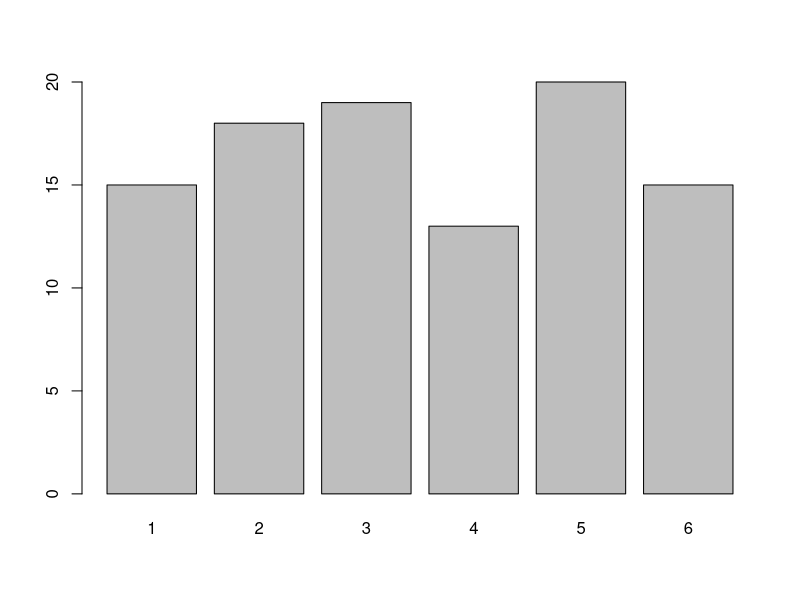
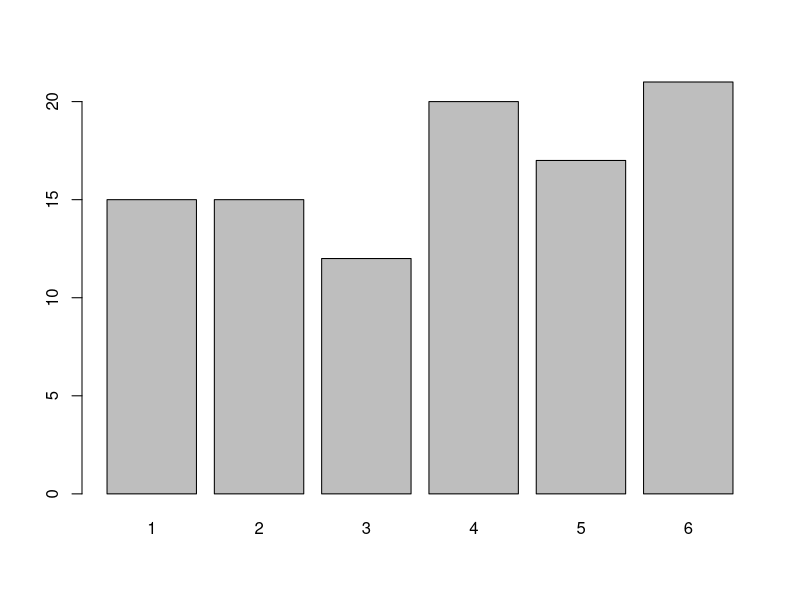
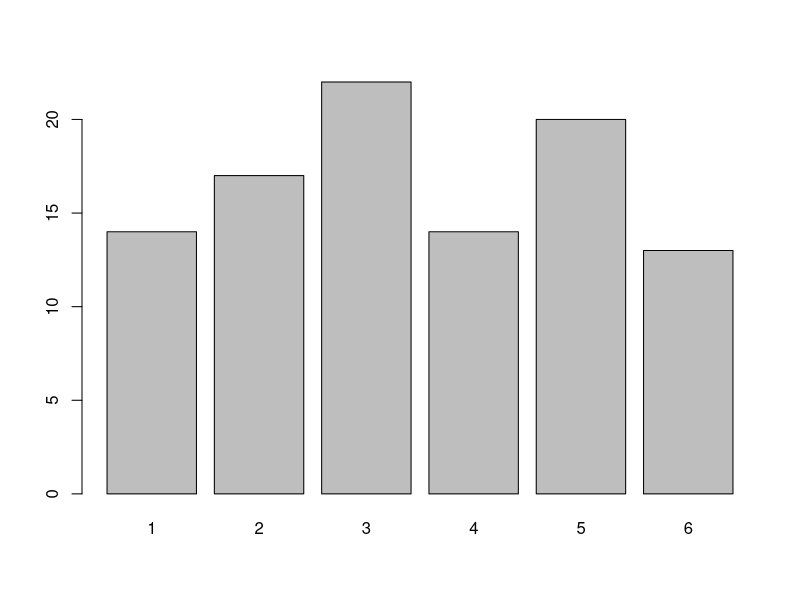
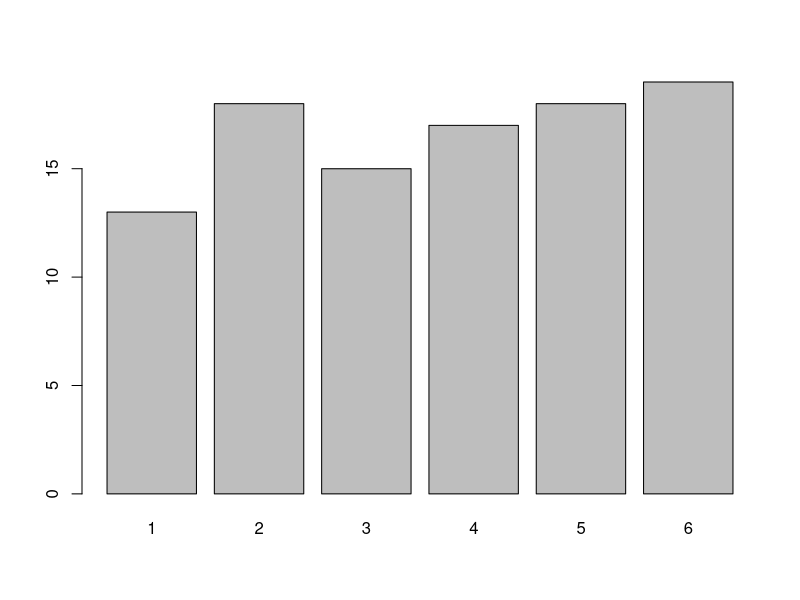
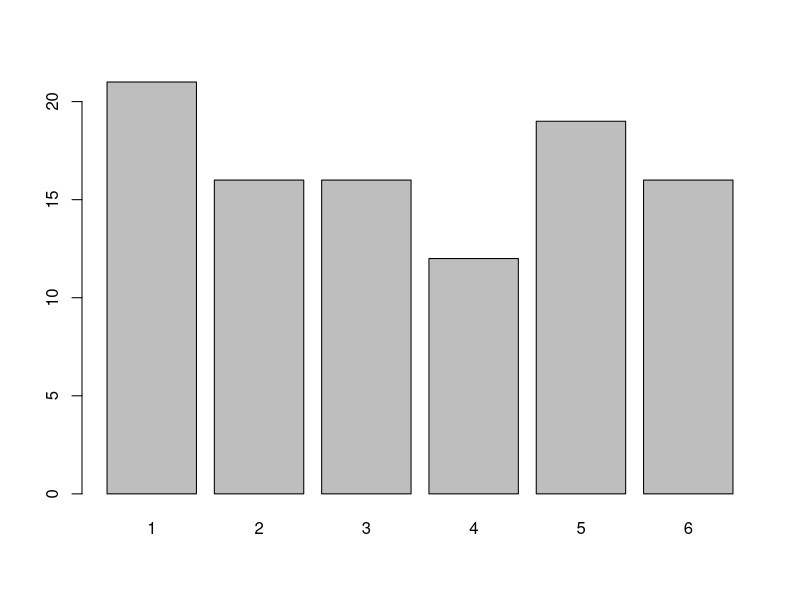
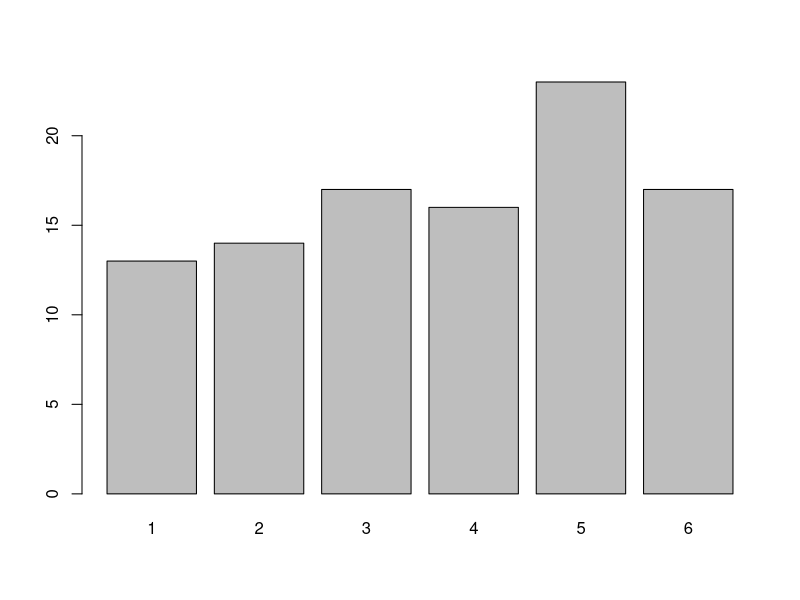
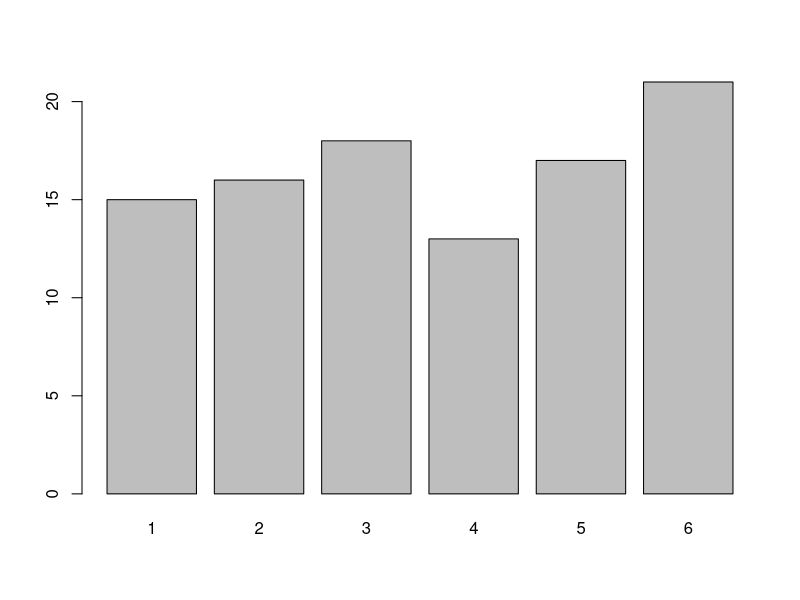
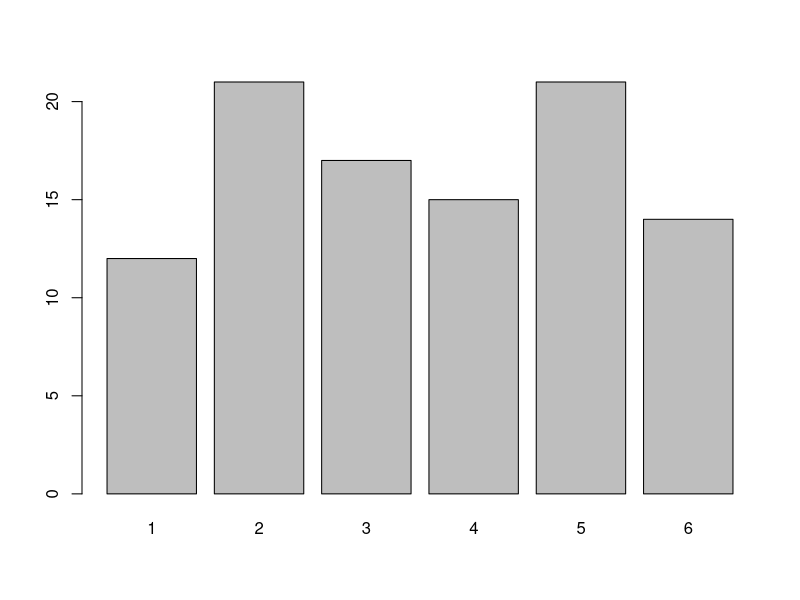

The R script that drew these images, in order: (Note: a time limit stopped this script after it produced the figures.)
f1 <- function(){
  for(i in 1:1000){
    x <- sample(1:6,100,replace=T)
    y <- table(x)
    barplot(y)
    Sys.sleep(1)
  }
}
f1()

f2 <- function(){
  for(i in 1:1000){
    x <- runif(300)
    y <- runif(300)
    plot(x,y,type="p",pch=16)
    Sys.sleep(1)
  }
}
f2()

# 로또 번호 모의실험험
f3 <- function(){
  x <- c()
  for(i in 1:1064){
    x1 <- sample(1:45,6,replace=F)
    x <- c(x,x1)
  }
  y <- table(x)
  barplot(y)
}
f3()

f4 <- function(){
  for(i in 1:1000){
    x <- c()
    for(i in 1:1064){
      x1 <- sample(1:45,6,replace=F)
      x <- c(x,x1)
    }
    y <- table(x)
    barplot(y)
    Sys.sleep(1)
  }
}
f4()
